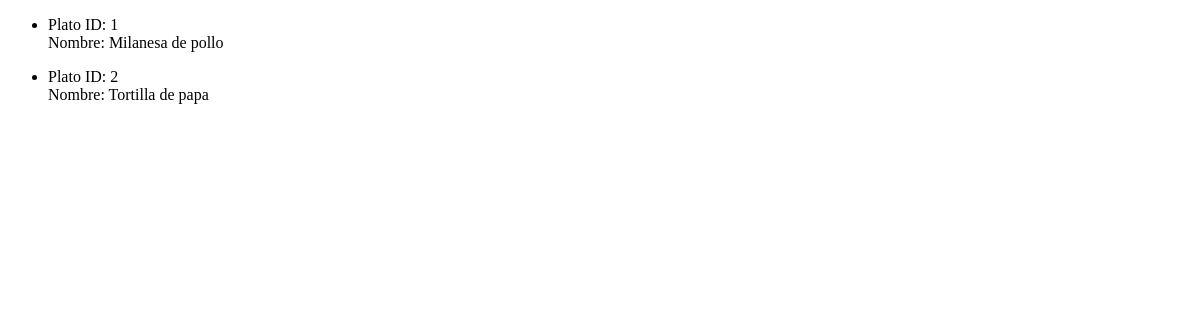
The app's page /listaPlatos, older data.
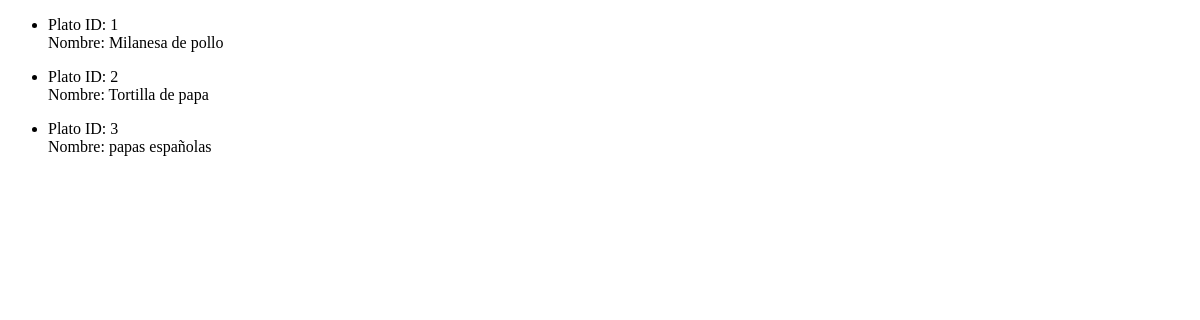
The same page, newer data.
### Plato/models.py (models this page shows)
class Plato(models.Model):
    nombre = models.CharField(max_length=50)

### Plato/views.py (the view)
# urls.py: path('listaPlatos', views.listaPlatos, name='listaPlatos')
def listaPlatos(request):
    platos = Plato.objects.all()
    contexto = {
        'titulo':'Lista de Platos',
        'platos':platos
    }
    return render(request, 'Plato/listaPlatos.html', contexto)

### Plato/templates/Plato/listaPlatos.html (shortened to what this page needs)
<!DOCTYPE html>
<html lang="en">
<head>
</head>
<body>
    <ul>
        {% for plato in platos %}
        <li>
            <p>
                Plato ID: {{plato.id}} <br>
                Nombre: {{plato.nombre}}
            </p>
        </li>
        {% endfor %}
    </ul>
</body>
</html>

Row changes from the older to the newer data that the page shows:
added Plato: id "3", nombre "papas españolas"
